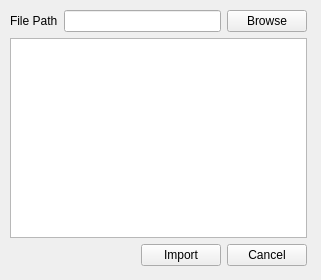
<?xml version="1.0" encoding="UTF-8"?>
<ui version="4.0">
 <class>InsertExcel</class>
 <widget class="QWidget" name="InsertExcel">
  <property name="windowModality">
   <enum>Qt::NonModal</enum>
  </property>
  <property name="geometry">
   <rect>
    <x>0</x>
    <y>0</y>
    <width>321</width>
    <height>280</height>
   </rect>
  </property>
  <property name="windowTitle">
   <string>엑셀 파일 입력기</string>
  </property>
  <widget class="QWidget" name="">
   <property name="geometry">
    <rect>
     <x>10</x>
     <y>10</y>
     <width>297</width>
     <height>256</height>
    </rect>
   </property>
   <layout class="QVBoxLayout" name="verticalLayout">
    <item>
     <layout class="QHBoxLayout" name="horizontalLayout_2">
      <item>
       <widget class="QLabel" name="label1">
        <property name="text">
         <string>File Path</string>
        </property>
       </widget>
      </item>
      <item>
       <widget class="QLineEdit" name="lineEdit">
        <property name="toolTip">
         <string>엑셀 파일의 경로입니다.</string>
        </property>
        <property name="statusTip">
         <string/>
        </property>
        <property name="autoFillBackground">
         <bool>false</bool>
        </property>
        <property name="readOnly">
         <bool>true</bool>
        </property>
       </widget>
      </item>
      <item>
       <widget class="QPushButton" name="pushButton">
        <property name="text">
         <string>Browse</string>
        </property>
       </widget>
      </item>
     </layout>
    </item>
    <item>
     <widget class="QPlainTextEdit" name="plainTextEdit">
      <property name="readOnly">
       <bool>true</bool>
      </property>
     </widget>
    </item>
    <item>
     <layout class="QHBoxLayout" name="horizontalLayout">
      <item>
       <spacer name="horizontalSpacer">
        <property name="orientation">
         <enum>Qt::Horizontal</enum>
        </property>
        <property name="sizeHint" stdset="0">
         <size>
          <width>40</width>
          <height>20</height>
         </size>
        </property>
       </spacer>
      </item>
      <item>
       <widget class="QPushButton" name="pushButton_2">
        <property name="text">
         <string>Import</string>
        </property>
       </widget>
      </item>
      <item>
       <widget class="QPushButton" name="pushButton_3">
        <property name="text">
         <string>Cancel</string>
        </property>
       </widget>
      </item>
     </layout>
    </item>
   </layout>
  </widget>
 </widget>
 <resources/>
 <connections/>
</ui>
